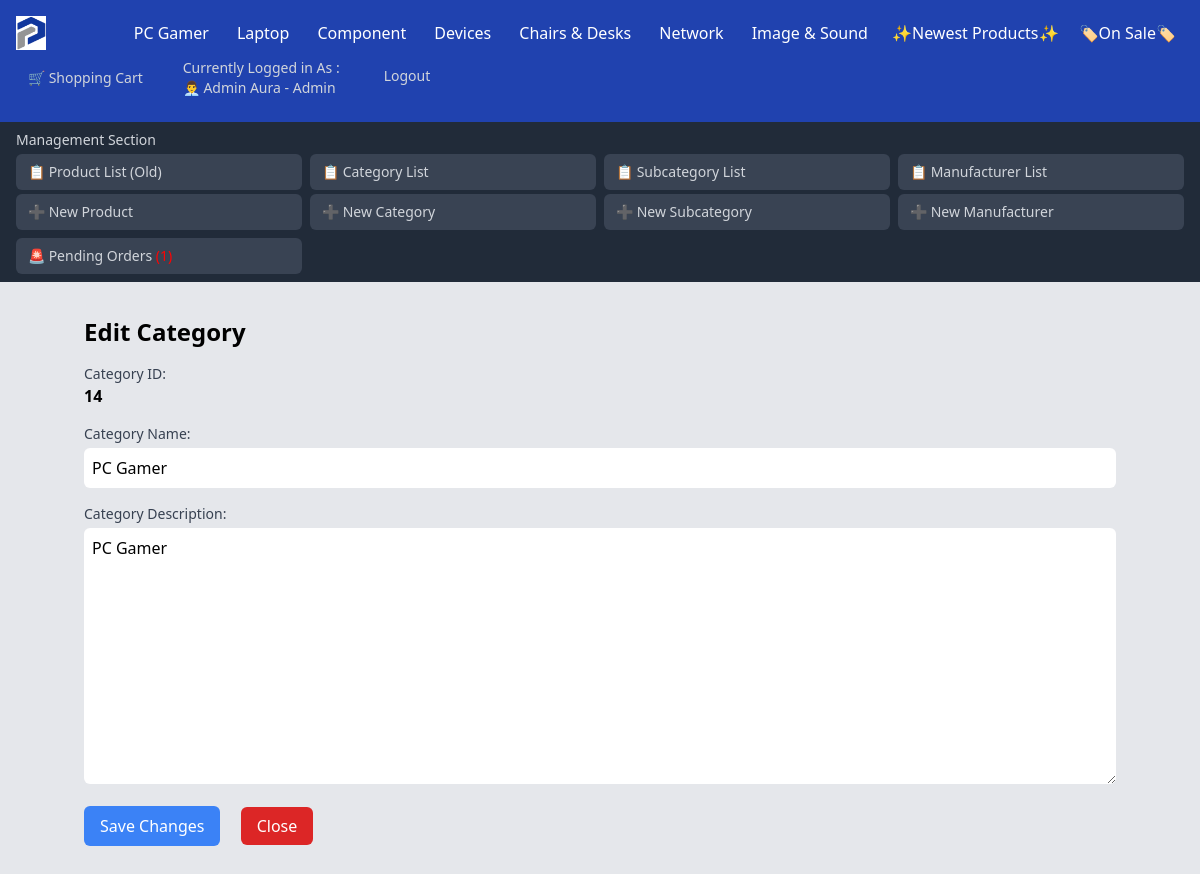
Screenshot of /Category/Categories_Modify.php?id=14&Category_Name=PC Gamer (signed in) with the database file from the repository.
### tables this page shows
CREATE TABLE `categories` (
  `Category_ID` int NOT NULL AUTO_INCREMENT,
  `Category_Name` varchar(100) DEFAULT 'Unspecified',
  `Category_Desc` varchar(2000) DEFAULT NULL,
  PRIMARY KEY (`Category_ID`),
  UNIQUE KEY `UC_Category_Name` (`Category_Name`),
  UNIQUE KEY `Category_Name` (`Category_Name`)
);

CREATE TABLE `users` (
  `User_ID` int NOT NULL AUTO_INCREMENT,
  `User_Username` varchar(255) DEFAULT NULL,
  `User_FirstName` varchar(255) DEFAULT NULL,
  `User_LastName` varchar(255) DEFAULT NULL,
  `User_Phone` varchar(255) DEFAULT NULL,
  `User_Country` varchar(255) DEFAULT NULL,
  `User_Address` varchar(255) DEFAULT NULL,
  `User_Email` varchar(255) DEFAULT NULL,
  `User_Password` varchar(255) DEFAULT NULL,
  `User_RegisterationDate` timestamp NULL DEFAULT CURRENT_TIMESTAMP,
  `User_Role` enum('Owner','Admin','Client') NOT NULL DEFAULT 'Client',
  `Account_Status` varchar(255) DEFAULT 'Unlocked',
  PRIMARY KEY (`User_ID`),
  UNIQUE KEY `User_Username` (`User_Username`)
);

### Category/Categories_Modify.php (the view, shortened to what this page needs)
<!DOCTYPE html>
<html lang="en">
<head>
    <?php
    include_once ("../DB_Connexion.php");
    $User_ID = $_SESSION['User_ID'];
    $query = "SELECT User_Role, User_Username , User_FirstName , User_LastName FROM Users WHERE User_ID = :User_ID";
    $pdostmt = $connexion->prepare($query);
    $pdostmt->execute([':User_ID' => $User_ID]);
    if ($User = $pdostmt->fetch(PDO::FETCH_ASSOC)) {
        $User_Role = $User['User_Role'];
        $User_FullName = $User['User_FirstName'] . ' ' . $User['User_LastName'];
    }
    $Categories = "SELECT Category_ID, Category_Name FROM Categories ORDER BY Category_ID ASC";
    $pdoCategories = $connexion->prepare($Categories);
    $pdoCategories->execute();
    $Categories = $pdoCategories->fetchAll(PDO::FETCH_ASSOC);
    if (isset($_GET["id"])) {
        $Category_ID = $_GET["id"];
        $CurrentCategory = "SELECT Category_ID , Category_Name, Category_Desc FROM Categories WHERE Category_ID = :Category_ID";
        $pdostmt = $connexion->prepare($CurrentCategory);
        $pdostmt->execute(["Category_ID" => $Category_ID]);
        $Category_Single = $pdostmt->fetch(PDO::FETCH_ASSOC);
    } else {
        header("Location: Categories_List.php");
        exit();
    }
    ?>
</head>
<body class="bg-gray-200">
    <nav class="bg-blue-800 text-white">
        <div class="flex flex-wrap justify-between items-center p-4">
            <a href=".././"><img src="../Logo.png" alt="Logo" id="Logo"></a>
            <div class="flex grid-cols-4 gap-1">
                <?php foreach ($Categories as $Category): ?>
                    <?php if ($Category['Category_Name'] !== 'Unspecified'):
                        ?>
                        <div class="relative category">
                            <a href=".././?id=<?php echo $Category['Category_ID'] ?>&Type=Category&Name=<?php echo str_replace(' ', '', $Category['Category_Name']) ?>"
                                class="px-3 py-2 hover:bg-gray-700"><?php echo $Category['Category_Name']; ?></a>
                        </div>
                    <?php endif; ?>
                <?php endforeach; ?>
                <div><a href="./../?Status=New" class="px-2 py-2 hover:bg-yellow-700">✨Newest Products✨</a></div>
                <div><a href="./../?Status=Discount" class="px-2 py-2 hover:bg-yellow-700">🏷️On Sale🏷️</a></div>
            </div>
            <div class="flex space-x-4">
                <?php if (isset($_SESSION['User_ID'])):
                    if ($User_Role === 'Owner') {
                        $Emoji = '👑';
                    } elseif ($User_Role === 'Admin') {
                        $Emoji = '👨‍💼';
                    } else {
                        $Emoji = '💼';
                    }
                    ?>
                    <a href="../User/User_ShoppingCart.php"
                        class="flex items-center text-gray-300 hover:bg-green-700 px-3 py-2 rounded-md text-sm font-medium">
                        🛒 Shopping Cart
                    </a>
                    <a class="text-gray-300 hover:bg-blue-700 px-3 py-2 rounded-md text-sm font-medium"
                        href="User_Modify.php?id=<?php echo $User_ID; ?>&FullName=<?php echo urlencode($User_FullName); ?>">Currently
                        Logged in As : <br><span><?php echo $Emoji . ' ' . $User_FullName ?> -
                            <?php echo $User_Role ?></span></a>
                    <a href="../User/User_Logout.php"
                        class="text-gray-300 hover:bg-red-700 px-4 py-4 rounded-md text-sm font-medium">Logout</a>
                <?php endif; ?>
            </div>
        </div>
        <?php if (!empty($_SESSION['User_ID']) || !empty($_SESSION['User_Role'])): ?>
            <?php if ($User['User_Role'] !== 'Client') { ?>
                <div class="bg-gray-800 text-white py-2 px-4">
                    <h6 class="text-sm font-medium text-gray-300 mb-1">Management Section</h6>
                    <div class="grid grid-cols-2 md:grid-cols-4 gap-2">
                        <div class="space-y-1">
                            <a href="../Product/Products_List.php"
                                class="block bg-gray-700 hover:bg-blue-600 px-3 py-2 rounded-md text-sm font-medium text-gray-300 transition duration-300">📋
                                Product List (Old)</a>
                            <a href="../Product/Products_Add.php"
                                class="block bg-gray-700 hover:bg-blue-600 px-3 py-2 rounded-md text-sm font-medium text-gray-300 transition duration-300">➕
                                New Product</a>
                        </div>
                        <div class="space-y-1">
                            <a href="../Category/Categories_List.php"
                                class="block bg-gray-700 hover:bg-blue-600 px-3 py-2 rounded-md text-sm font-medium text-gray-300 transition duration-300">📋
                                Category List</a>
                            <a href="../Category/Categories_Add.php"
                                class="block bg-gray-700 hover:bg-blue-600 px-3 py-2 rounded-md text-sm font-medium text-gray-300 transition duration-300">➕
                                New Category</a>
                        </div>
                        <div class="space-y-1">
                            <a href="../Category/SubCategories/SubCategories_List.php"
                                class="block bg-gray-700 hover:bg-blue-600 px-3 py-2 rounded-md text-sm font-medium text-gray-300 transition duration-300">📋
                                Subcategory List</a>
                            <a href="../Category/SubCategories/SubCategories_Add.php"
                                class="block bg-gray-700 hover:bg-blue-600 px-3 py-2 rounded-md text-sm font-medium text-gray-300 transition duration-300">➕
                                New Subcategory</a>
                        </div>
                        <div class="space-y-1">
                            <a href="../Manufacturer/Manufacturers_List.php"
                                class="block bg-gray-700 hover:bg-blue-600 px-3 py-2 rounded-md text-sm font-medium text-gray-300 transition duration-300">📋
                                Manufacturer List</a>
                            <a href="../Manufacturer/Manufacturers_Add.php"
                                class="block bg-gray-700 hover:bg-blue-600 px-3 py-2 rounded-md text-sm font-medium text-gray-300 transition duration-300">➕
                                New Manufacturer</a>
                        </div>
                        <div class="space-y-1">
                            <a href="../User/User_GlobalOrders.php"
                                class="block bg-gray-700 hover:bg-blue-600 px-3 py-2 rounded-md text-sm font-medium text-gray-300 transition duration-300">🚨
                                Pending Orders <?php
                                $Order_Pending = "SELECT Order_ID FROM Orders WHERE  Order_Status NOT IN ('Cancelled By User', 'Cancelled by Management') ";
                                $pdostmt = $connexion->prepare($Order_Pending);
                                $pdostmt->execute();
                                $Order_Count = $pdostmt->rowCount();
                                ?> <span style="color : red"><?php if ($Order_Count > 0) {
                                 } ?></span></a>
                        </div>
                    </div>
                </div>
            <?php } ?>
        <?php endif; ?>
    </nav>
    <div class="container mx-auto p-6">
        <div class="content-wrapper">
            <h1 class="text-2xl font-bold mb-4">Edit Category</h1>
            <form action="" method="POST" enctype="multipart/form-data">
                <div class="mb-4">
                    <label for="Category_ID" class="block text-sm font-medium text-gray-700">Category
                        ID:</label>
                    <span class=""><b><?php echo $Category_Single["Category_ID"]; ?></b></span>
                </div>
                <div class="mb-4">
                    <label for="Category_Name" class="block text-sm font-medium text-gray-700">Category
                        Name:</label>
                    <input type="text" name="Category_Name" value="<?php echo $Category_Single["Category_Name"]; ?>"
                        class="mt-1 p-2 w-full border-gray-300 rounded-md focus:outline-none focus:ring-indigo-500 focus:border-indigo-500"
                        placeholder="Your Category Name" required>
                </div>
                <div class="mb-4">
                    <label for="Category_Desc" class="block text-sm font-medium text-gray-700">Category
                        Description:</label>
                    <textarea name="Category_Desc" id="Category_Desc" cols="30" rows="10"
                        class="mt-1 p-2 w-full border-gray-300 rounded-md focus:outline-none focus:ring-indigo-500 focus:border-indigo-500"
                        placeholder="Write a few lines describing the manufacturer"><?php echo $Category_Single["Category_Desc"]; ?></textarea>
                </div>
                <div class="mb-4">
                    <button type="submit"
                        class="bg-blue-500 hover:bg-blue-600 text-white py-2 px-4 rounded-md inline-block">Save
                        Changes</button>
                    <a href="Categories_List.php"
                        class="ml-4 px-4 py-2 bg-red-600 text-white rounded-md hover:bg-red-700">Close</a>
                </div>
            </form>
        </div>
    </div>
</body>
</html>

### Category/Categories_Modify.php (style rules this page uses)
#Logo { width: 30px; height: 34px; }
nav { height: auto; position: fixed; width: 100%; z-index: 1000; margin-bottom: auto; opacity: 99%; }
body { background-color: #e4e8f3; }
.content-wrapper { padding-top: auto; }
.container { display: flex; flex-direction: column; min-height: 100vh; width: 90%; max-width: 1500px; justify-content: space-between; }
.content-wrapper { flex: 1; margin-top: 0; padding-top: 10px; overflow-y: auto; }

### rows the page displays
categories: Category_Name "PC Gamer", Category_ID "14", Category_Desc "PC Gamer"
categories: Category_Name "Laptop"
categories: Category_Name "Component"
categories: Category_Name "Devices"
categories: Category_Name "Chairs & Desks"
categories: Category_Name "Network"
categories: Category_Name "Image & Sound"
users: User_Role "👨‍💼", User_FullName "Admin Aura", User_Role "Admin"
